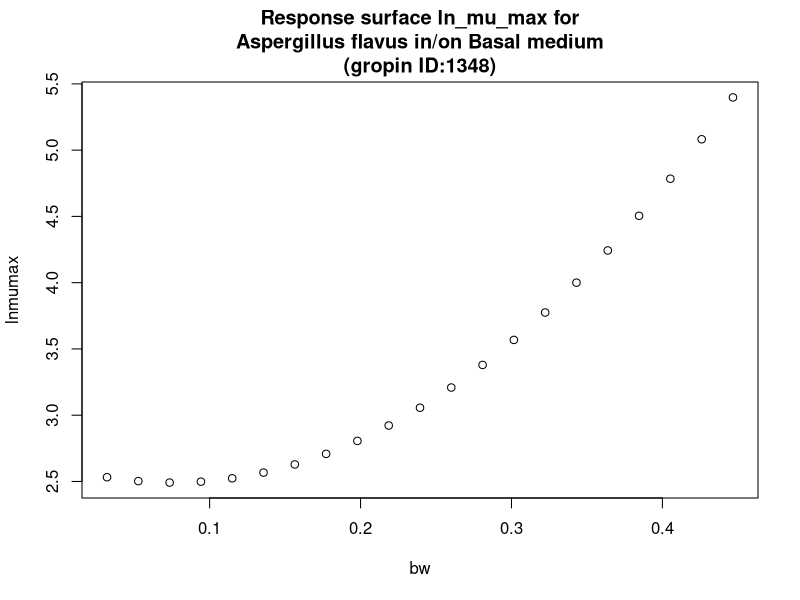

This chart was generated by the following R code:
#############################
# start of Parameter script
#############################
bw <- seq(0.032032,0.446753246753247,length.out=21)
#############################
# end of Parameter script
#############################
############################# 
# start of Model script Gropin ID 1348 
#############################
 
# constant coefficients for this model
 
variables <- data.frame(bw)
argumentsPar <- unique.data.frame(expand.grid(variables))
 
# heart of the model
response_surface <- function(bw) {
   mumax <-(2.613-3.206*bw+21.13*bw^2)

	return(mumax=mumax)
} 

# output parameters
responseSurface <- cbind(argumentsPar,response_surface(argumentsPar['bw']))
colnames(responseSurface) <- c(colnames(argumentsPar),'lnmumax')
#############################
# End of Model script
#############################
############################# 
# start of Visualisation script Gropin ID 1348 
#############################
titleText <-'Response surface ln_mu_max for
Aspergillus flavus in/on Basal medium
(gropin ID:1348)'
plot(bw,responseSurface$'lnmumax',xlab='bw',
                          ylab='lnmumax',main=titleText)
#############################
# End of Visualisation script
#############################
